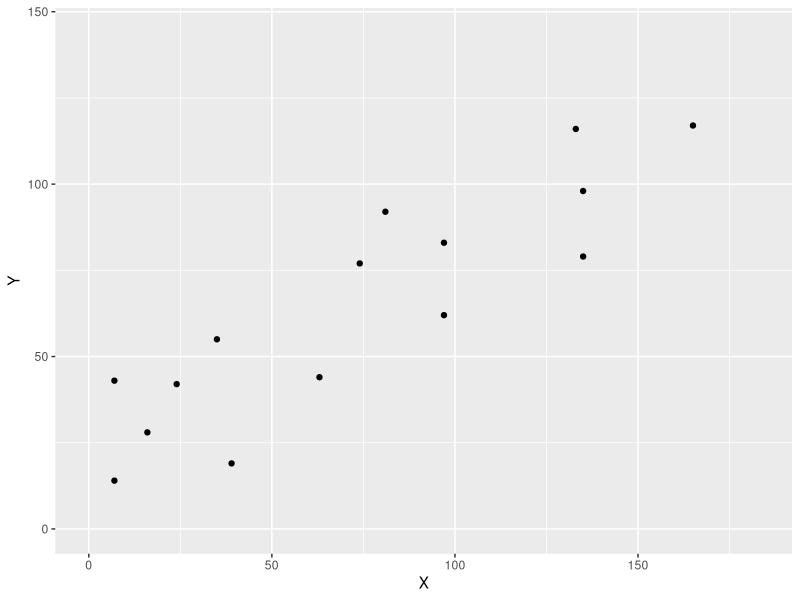

Source code (R):
#!/usr/bin/env Rscript
# this handles the output of genrd2.
# there is metadata at the top so I use readLines() and not read.csv()
# and then parse the meta data to get over widht and height
library(ggplot2)
library(Cairo)

# pts <- read.csv("pbpts2.csv", header=F)
flines <- readLines("pbpts2.csv") ## File LINES
# flines <- readLines("r7pts.txt") ## File LINES

# yes, this looks awkward, but these are special files.
metadims <- gsub("# width=(\\d+) height=(\\d+)$", "\\1 \\2", flines[1])

# note strplit - it will split strings, then has to be changed to ints.
wh <- as.integer(unlist(strsplit(metadims, split=" ")))
pts <- as.integer(unlist(strsplit(flines[-1], split=",")))
lpts <- length(pts)

hwrat <- wh[2]/wh[1]

df <- data.frame(X=pts[seq(1,lpts,2)], Y=pts[seq(2,lpts,2)])
# ma <- matrix(pts, ncol=2, byrow=T)

# Cairo image template
CairoPNG("ggpb0.png", 800, round(800*hwrat))
gg <- ggplot(df, aes(x=X, y=Y)) +
    xlim(0,wh[1]) +
    ylim(0,wh[2]) +
    geom_point()
show(gg)
dev.off()
